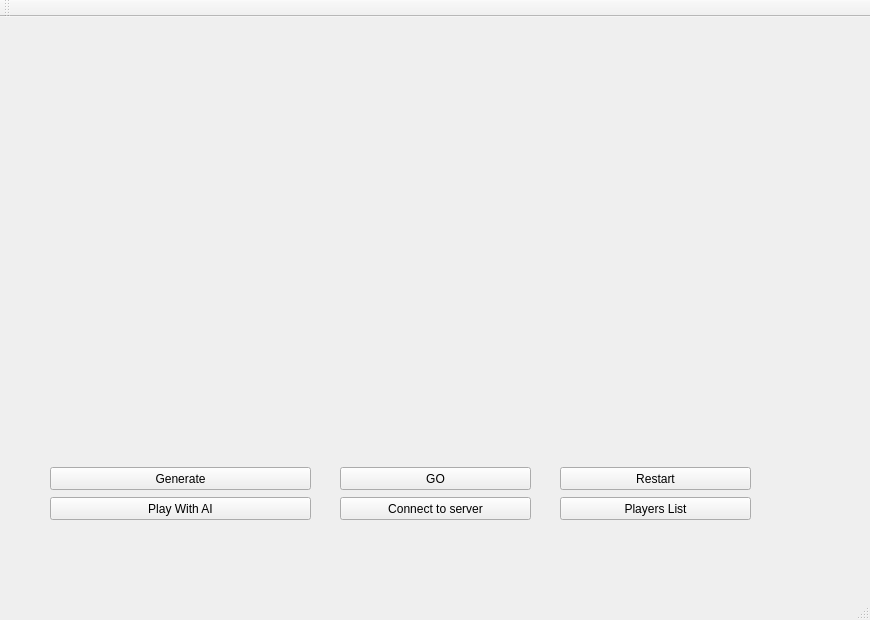
<?xml version="1.0" encoding="UTF-8"?>
<ui version="4.0">
 <class>MainWindow</class>
 <widget class="QMainWindow" name="MainWindow">
  <property name="enabled">
   <bool>true</bool>
  </property>
  <property name="geometry">
   <rect>
    <x>0</x>
    <y>0</y>
    <width>870</width>
    <height>620</height>
   </rect>
  </property>
  <property name="minimumSize">
   <size>
    <width>870</width>
    <height>620</height>
   </size>
  </property>
  <property name="maximumSize">
   <size>
    <width>870</width>
    <height>620</height>
   </size>
  </property>
  <property name="windowTitle">
   <string>MainWindow</string>
  </property>
  <widget class="QWidget" name="centralWidget">
   <widget class="QLabel" name="OponField">
    <property name="geometry">
     <rect>
      <x>436</x>
      <y>-5</y>
      <width>401</width>
      <height>411</height>
     </rect>
    </property>
    <property name="text">
     <string/>
    </property>
    <property name="pixmap">
     <pixmap resource="../../build-SeaBattle-Desktop_Qt_5_12_3_MinGW_64_bit-Debug/debug/qmake_qmake_immediate.qrc">:/Images/real_field.png</pixmap>
    </property>
   </widget>
   <widget class="QPushButton" name="pushButton">
    <property name="geometry">
     <rect>
      <x>50</x>
      <y>450</y>
      <width>261</width>
      <height>23</height>
     </rect>
    </property>
    <property name="text">
     <string>Generate</string>
    </property>
   </widget>
   <widget class="QLabel" name="myField">
    <property name="geometry">
     <rect>
      <x>0</x>
      <y>0</y>
      <width>401</width>
      <height>401</height>
     </rect>
    </property>
    <property name="text">
     <string/>
    </property>
    <property name="pixmap">
     <pixmap resource="../../build-SeaBattle-Desktop_Qt_5_12_3_MinGW_64_bit-Debug/debug/qmake_qmake_immediate.qrc">:/Images/real_field.png</pixmap>
    </property>
   </widget>
   <widget class="QPushButton" name="Button_Go">
    <property name="geometry">
     <rect>
      <x>340</x>
      <y>450</y>
      <width>191</width>
      <height>23</height>
     </rect>
    </property>
    <property name="text">
     <string>GO</string>
    </property>
   </widget>
   <widget class="QPushButton" name="Button_Restart">
    <property name="geometry">
     <rect>
      <x>560</x>
      <y>450</y>
      <width>191</width>
      <height>23</height>
     </rect>
    </property>
    <property name="text">
     <string>Restart</string>
    </property>
   </widget>
   <widget class="QPushButton" name="PlayAIButton">
    <property name="geometry">
     <rect>
      <x>50</x>
      <y>480</y>
      <width>261</width>
      <height>23</height>
     </rect>
    </property>
    <property name="text">
     <string>Play With AI</string>
    </property>
   </widget>
   <widget class="QPushButton" name="ServerButton">
    <property name="geometry">
     <rect>
      <x>340</x>
      <y>480</y>
      <width>191</width>
      <height>23</height>
     </rect>
    </property>
    <property name="text">
     <string>Connect to server</string>
    </property>
   </widget>
   <widget class="QLabel" name="nameLabel">
    <property name="geometry">
     <rect>
      <x>80</x>
      <y>410</y>
      <width>151</width>
      <height>20</height>
     </rect>
    </property>
    <property name="text">
     <string/>
    </property>
   </widget>
   <widget class="QPushButton" name="FindOpon">
    <property name="geometry">
     <rect>
      <x>560</x>
      <y>480</y>
      <width>191</width>
      <height>23</height>
     </rect>
    </property>
    <property name="text">
     <string>Players List</string>
    </property>
   </widget>
   <widget class="QLabel" name="enemy_nameLabel">
    <property name="geometry">
     <rect>
      <x>590</x>
      <y>420</y>
      <width>151</width>
      <height>20</height>
     </rect>
    </property>
    <property name="text">
     <string/>
    </property>
   </widget>
   <widget class="QLabel" name="turnLabel">
    <property name="geometry">
     <rect>
      <x>350</x>
      <y>520</y>
      <width>141</width>
      <height>20</height>
     </rect>
    </property>
    <property name="text">
     <string/>
    </property>
   </widget>
  </widget>
  <widget class="QMenuBar" name="menuBar">
   <property name="geometry">
    <rect>
     <x>0</x>
     <y>0</y>
     <width>870</width>
     <height>21</height>
    </rect>
   </property>
  </widget>
  <widget class="QToolBar" name="mainToolBar">
   <attribute name="toolBarArea">
    <enum>TopToolBarArea</enum>
   </attribute>
   <attribute name="toolBarBreak">
    <bool>false</bool>
   </attribute>
  </widget>
  <widget class="QStatusBar" name="statusBar"/>
 </widget>
 <layoutdefault spacing="6" margin="11"/>
 <resources>
  <include location="../../build-SeaBattle-Desktop_Qt_5_12_3_MinGW_64_bit-Debug/debug/qmake_qmake_immediate.qrc"/>
 </resources>
 <connections/>
</ui>
